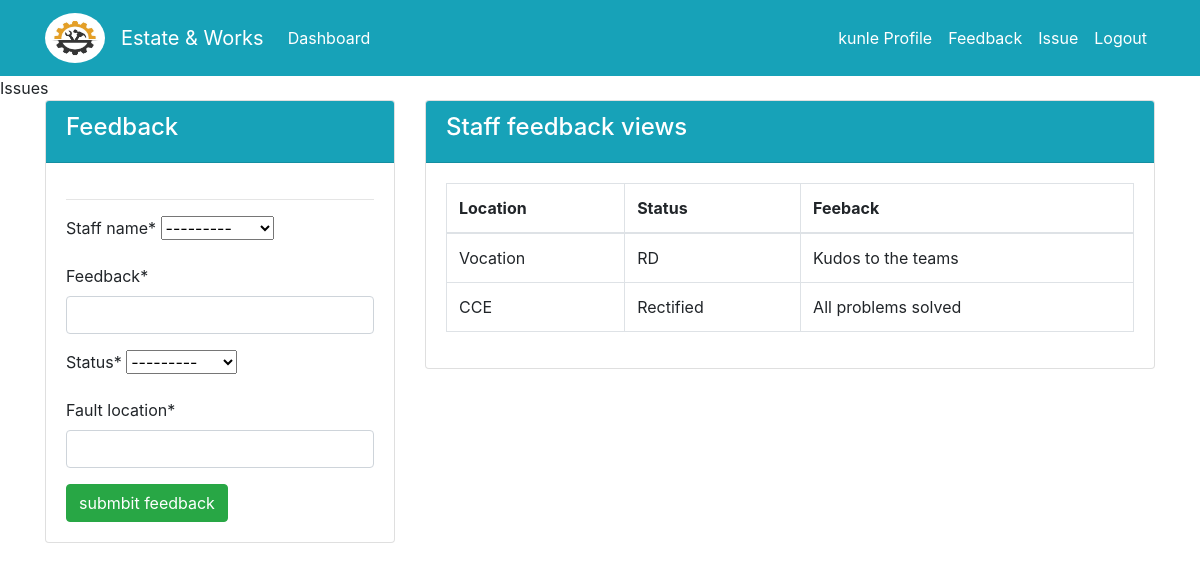
Page /dashboard/feedback/ (signed in) on the committed database.
### dashboard/models.py (models this page shows)
class UserFeedback(models.Model):
    staff_name = models.ForeignKey(User, on_delete=models.CASCADE, null=True)
    fault_location = models.CharField(max_length=50, null=True)
    status = models.CharField(max_length=10, choices=STATUS, null=True)
    feedback = models.CharField(max_length=100, null=True)

### dashboard/views.py (the view)
# urls.py: path('dashboard/feedback/', views.issueFeedback, name='dashboard-feedback'),
def issueFeedback(request):
    report = UserFeedback.objects.all()
    if request.method == 'POST':
        form = UserFeedBackForm(request.POST)
        if form.is_valid():
            form.save()
            return redirect('dashboard-index')
    else:
        form = UserFeedBackForm()
    context = {
        'report': report,
        'form': form,
        }
    return render(request, "dashboard_template/feedback.html", context)

### dashboard/forms.py
class UserFeedBackForm(forms.ModelForm):
    class Meta:
        model = UserFeedback
        fields= ['staff_name', 'feedback', 'status', 'fault_location']

### templates/dashboard_template/feedback.html
{% include "partials/navitems.html" %} {% block title %} Issues {% endblock %}
{% load crispy_forms_tags %} {% block content %}
<div class="container">
  <div class="row">
    <div class="col-4">
      <div class="card">
        <div class="card-header bg-info text-white"><h4>Feedback</h4></div>
        <div class="card-body">
          <hr />
          <form method="post">
            {% csrf_token %} {{form|crispy}}
            <input
              type="submit"
              value="submbit feedback"
              class="btn btn-success"
            />
          </form>
        </div>
      </div>
    </div>
    <div class="col">
      <div class="card">
        <div class="card-header bg-info text-white">
          <h4>Staff feedback views</h4>
        </div>
        <div class="card-body">
          <table class="table table-bordered">
            <thead>
              <tr>
                <th scope="row">Location</th>
                <th scope="row">Status</th>
                <th scope="row">Feeback</th>
              </tr>
            </thead>
            <tbody>
              {% for report in report %}
              {% if report.staff_name == user %}
              <tr>
                <td>{{report.fault_location}}</td>
                <td>{{report.status}}</td>
                <td>{{report.feedback}}</td>
              </tr>
              {% endif %}
              {% endfor %}
            </tbody>
        </div>
      </div>
    </div>
  </div>
</div>
{% endblock %}

### templates/partials/nav.html (shortened to what this page needs)
{% load static %}
<nav class="navbar navbar-expand-lg navbar-info bg-info">
  <div class="container">
    <img
      src="{% static 'image/helmet5.jpeg' %}"
      alt=""
      class="navbar-brand"
      style="height: 60px; width: 60px; border-radius: 50%"
    />
    <a class="navbar-brand text-white" href="{% url 'dashboard-index' %}"
      >Estate & Works</a
    >
    {% if user.is_authenticated %}
    <div class="collapse navbar-collapse" id="navbarSupportedContent">
      <ul class="navbar-nav mr-auto">
        <li class="nav-item active">
          <a class="nav-link text-white" href="{% url 'dashboard-index' %}"
            >Dashboard <span class="sr-only">(current)</span></a
          >
        </li>
      </ul>
      <ul class="navbar-nav ml-auto">
        <li class="nav-item active">
          <a class="nav-link text-white" href="{% url 'user-profile' %}">
            {{user.username}} Profile <span class="sr-only">(current)</span></a
          >
        </li>
        <li class="nav-item active">
          <a class="nav-link text-white" href="{% url 'dashboard-feedback' %}">
            Feedback <span class="sr-only">(current)</span></a
          >
        </li>
        <li class="nav-item active">
          <a class="nav-link text-white" href="{% url 'dashboard-issue' %}">
            Issue <span class="sr-only">(current)</span></a
          >
        </li>
        <li class="nav-item">
          <form method="post" action="{% url 'user-logout' %}">
            <button
              type="submit"
              class="nav-link text-white"
              style="background: none; border: none; cursor: pointer"
            >
              Logout
            </button>
          </form>
        </li>
      </ul>
      {% endif %}
    </div>
  </div>
</nav>

### rows in the picture
UserFeedback: fault_location "Vocation", status "RD", feedback "Kudos to the teams"
UserFeedback: fault_location "CCE", status "Rectified", feedback "All problems solved"

### other values in the picture
{{ user.username }} "kunle"
